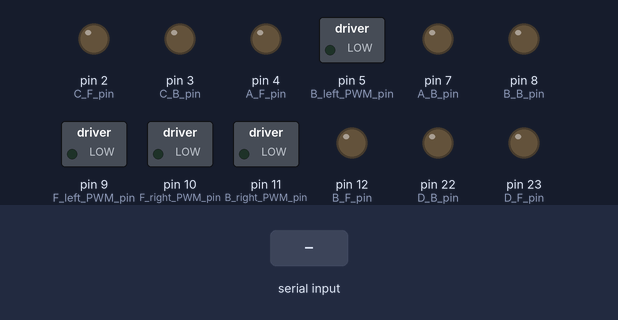
Recording of a sketch running on a simulated Arduino Mega 2560, built with avr-gcc and run on an emulated ATmega2560. Parts: switched loads named in the sketch (green lamp = pin HIGH), output pins drawn as LEDs (lit = HIGH). Inputs (shaded band) come from the test bench.

Above: at 1.2 s.
1.3 s: "M 90 45\n" received over the second serial link
Timing chart, 0 to 4.3 s (numbered marks = the images above; inputs shaded):
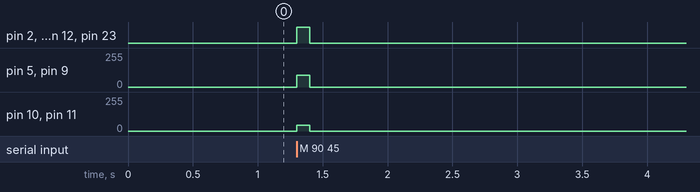

Measured:
- after the input at 1.3 s, pin 2 (C_F_pin), pin 4 (A_F_pin), pin 12 (B_F_pin), pin 23 (D_F_pin): LOW → HIGH at once, → LOW 0.10 s later; pin 5 (B_left_PWM_pin), pin 9 (F_left_PWM_pin): 0/255 → 90/255 at once, → 0/255 0.10 s later; pin 10 (F_right_PWM_pin), pin 11 (B_right_PWM_pin): 0/255 → 45/255 at once, → 0/255 0.10 s later

The sketch:

05_01_motor_PWM.ino
```cpp
/*
  DanVI Jetson UART motor control test

  Command format from Jetson:
    M <left_pwm> <right_pwm>\n

  Examples:
    M 120 120    forward
    M -120 -120  backward
    M -80 80     turn left in place
    M 80 -80     turn right in place
    M 0 0        stop

  Arduino Leonardo:
    Serial  = USB debug serial
    Serial1 = hardware UART on D0(RX), D1(TX)
*/

#include "motor_pwm_setting.h"

const long UART_BAUD = 115200;
const int MAX_PWM = 255;
const unsigned long COMMAND_TIMEOUT_MS = 100;

char line[24];
byte lineIndex = 0;
unsigned long lastCommandTime = 0;

void setup() {
  Serial1.begin(UART_BAUD);

  motor_output();
  stopAllMotors();
}

void loop() {
  readUart();

  if (millis() - lastCommandTime > COMMAND_TIMEOUT_MS) {
    stopAllMotors();
  }
}

void readUart() {
  while (Serial1.available()) {
    char c = Serial1.read();

    if (c == '\n') {
      line[lineIndex] = '\0';
      handleCommand(line);
      lineIndex = 0;
    } else if (c != '\r' && lineIndex < sizeof(line) - 1) {
      line[lineIndex++] = c;
    } else if (lineIndex >= sizeof(line) - 1) {
      lineIndex = 0;
    }
  }
}

void handleCommand(char *cmd) {
  int left;
  int right;

  if (sscanf(cmd, "M %d %d", &left, &right) != 2) {
    return;
  }

  left = constrain(left, -MAX_PWM, MAX_PWM);
  right = constrain(right, -MAX_PWM, MAX_PWM);

  setLeftRightMotors(left, right);
  lastCommandTime = millis();
}

void setLeftRightMotors(int left, int right) {
  setMotor(A_F_pin, A_B_pin, F_left_PWM_pin, left);
  setMotor(C_F_pin, C_B_pin, B_left_PWM_pin, left);

  setMotor(B_F_pin, B_B_pin, F_right_PWM_pin, right);
  setMotor(D_F_pin, D_B_pin, B_right_PWM_pin, right);
}

void setMotor(int forwardPin, int backwardPin, int pwmPin, int value) {
  if (value > 0) {
    digitalWrite(forwardPin, HIGH);
    digitalWrite(backwardPin, LOW);
    analogWrite(pwmPin, value);
  } else if (value < 0) {
    digitalWrite(forwardPin, LOW);
    digitalWrite(backwardPin, HIGH);
    analogWrite(pwmPin, -value);
  } else {
    digitalWrite(forwardPin, LOW);
    digitalWrite(backwardPin, LOW);
    analogWrite(pwmPin, 0);
  }
}

void stopAllMotors() {
  setLeftRightMotors(0, 0);
}
```

motor_pwm_setting.h
```cpp
// 디지털핀 설계
#define A_F_pin 4    // 4번 디지털핀(left_A_pin)   :: 앞바퀴 왼쪽 앞으로
#define A_B_pin 7    // 7번 디지털핀(left_B_pin)   :: 앞바퀴 왼쪽 뒤로
#define B_F_pin 12  // 12번 디지털핀(right_A_pin)  :: 앞바퀴 오른쪽 앞으로
#define B_B_pin 8   // 8번 디지털핀(right_B_pin)   :: 앞바퀴 오른쪽 뒤로
#define C_F_pin 2   // 2번 디지털핀(left_A_pin)  :: 뒷바퀴 왼쪽 앞으로
#define C_B_pin 3   // 3번 디지털핀(left_B_pin)  :: 뒷바퀴 왼쪽 뒤로
#define D_F_pin 23  // 23번 디지털핀(right_A_pin)  :: 뒷바퀴 오른쪽 앞으로
#define D_B_pin 22  // 22번 디지털핀(right_B_pin)  :: 뒷바퀴 오른쪽 뒤로

#define F_left_PWM_pin 9                // 9번 디지털핀(left_A_pin)              :: MOTER PWM
#define F_right_PWM_pin 10              // 10번 디지털핀(left_B_pin)              :: MOTER PWM
#define B_left_PWM_pin 5                // 5번 디지털핀(right_A_pin)             :: MOTER PWM
#define B_right_PWM_pin 11              // 11번 디지털핀(right_B_pin)             :: MOTER PWM


void motor_output()
{
  pinMode(A_F_pin, OUTPUT);  // left_A_pin
  pinMode(A_B_pin, OUTPUT);  // left_B_pin
  pinMode(B_F_pin, OUTPUT); // right_A_pin
  pinMode(B_B_pin, OUTPUT); // right_B_pin
  pinMode(C_F_pin, OUTPUT);  // left_A_pin
  pinMode(C_B_pin, OUTPUT);  // left_B_pin
  pinMode(D_F_pin, OUTPUT); // right_A_pin
  pinMode(D_B_pin, OUTPUT); // right_B_pin
}


// 메카넘휠 조종 함수
// MOTER 구동 함수

// 전진 함수
void move_Forward(int Moter_PWM_value)
{
	// 앞 모터
	digitalWrite(A_F_pin, HIGH);
	digitalWrite(A_B_pin, LOW);
  analogWrite(F_left_PWM_pin, Moter_PWM_value);
	digitalWrite(B_F_pin, HIGH);
	digitalWrite(B_B_pin, LOW);
  analogWrite(F_right_PWM_pin, Moter_PWM_value);
	// 뒤 모터
	digitalWrite(C_F_pin, HIGH);
	digitalWrite(C_B_pin, LOW);
  analogWrite(B_left_PWM_pin, Moter_PWM_value);
	digitalWrite(D_F_pin, HIGH);
	digitalWrite(D_B_pin, LOW);
  analogWrite(B_right_PWM_pin, Moter_PWM_value);
}

// 후진 함수
void move_Backward(int Moter_PWM_value)
{
	// 앞 모터
	digitalWrite(A_F_pin, LOW);
	digitalWrite(A_B_pin, HIGH);
  analogWrite(F_left_PWM_pin, Moter_PWM_value);
	digitalWrite(B_F_pin, LOW);
	digitalWrite(B_B_pin, HIGH);
  analogWrite(F_right_PWM_pin, Moter_PWM_value);
	// 뒤 모터
	digitalWrite(C_F_pin, LOW);
	digitalWrite(C_B_pin, HIGH);
  analogWrite(B_left_PWM_pin, Moter_PWM_value);
	digitalWrite(D_F_pin, LOW);
	digitalWrite(D_B_pin, HIGH);
  analogWrite(B_right_PWM_pin, Moter_PWM_value);
}

// 왼쪽 이동함수
void move_Leftward(int Moter_PWM_value)
{
	// 앞 모터
	digitalWrite(A_F_pin, LOW);
	digitalWrite(A_B_pin, HIGH);
  analogWrite(F_left_PWM_pin, Moter_PWM_value);
	digitalWrite(B_F_pin, HIGH);
	digitalWrite(B_B_pin, LOW);
  analogWrite(F_right_PWM_pin, Moter_PWM_value);
	// 뒤 모터
	digitalWrite(C_F_pin, HIGH);
	digitalWrite(C_B_pin, LOW);
  analogWrite(B_left_PWM_pin, Moter_PWM_value);
	digitalWrite(D_F_pin, LOW);
	digitalWrite(D_B_pin, HIGH);
  analogWrite(B_right_PWM_pin, Moter_PWM_value);
}

// 오른쪽 이동함수
void move_Rightward(int Moter_PWM_value)
{
	// 앞 모터
	digitalWrite(A_F_pin, HIGH);
	digitalWrite(A_B_pin, LOW);
  analogWrite(F_left_PWM_pin, Moter_PWM_value);
	digitalWrite(B_F_pin, LOW);
	digitalWrite(B_B_pin, HIGH);
  analogWrite(F_right_PWM_pin, Moter_PWM_value);
	// 뒤 모터
	digitalWrite(C_F_pin, LOW);
	digitalWrite(C_B_pin, HIGH);
  analogWrite(B_left_PWM_pin, Moter_PWM_value);
	digitalWrite(D_F_pin, HIGH);
	digitalWrite(D_B_pin, LOW);
  analogWrite(B_right_PWM_pin, Moter_PWM_value);
}

// 왼쪽대각선전진 이동함수
void move_LeftFordia(int Moter_PWM_value)
{
	// 앞 모터
	digitalWrite(A_F_pin, LOW);
	digitalWrite(A_B_pin, LOW);
  analogWrite(F_left_PWM_pin, Moter_PWM_value);
	digitalWrite(B_F_pin, HIGH);
	digitalWrite(B_B_pin, LOW);
  analogWrite(F_right_PWM_pin, Moter_PWM_value);
	// 뒤 모터
	digitalWrite(C_F_pin, HIGH);
	digitalWrite(C_B_pin, LOW);
  analogWrite(B_left_PWM_pin, Moter_PWM_value);
	digitalWrite(D_F_pin, LOW);
	digitalWrite(D_B_pin, LOW);
  analogWrite(B_right_PWM_pin, Moter_PWM_value);
}

// 오른쪽대각선전진 이동함수
void move_RightFordia(int Moter_PWM_value)
{
	// 앞 모터
	digitalWrite(A_F_pin, HIGH);
	digitalWrite(A_B_pin, LOW);
  analogWrite(F_left_PWM_pin, Moter_PWM_value);
	digitalWrite(B_F_pin, LOW);
	digitalWrite(B_B_pin, LOW);
  analogWrite(F_right_PWM_pin, Moter_PWM_value);
	// 뒤 모터
	digitalWrite(C_F_pin, LOW);
	digitalWrite(C_B_pin, LOW);
  analogWrite(B_left_PWM_pin, Moter_PWM_value);
	digitalWrite(D_F_pin, HIGH);
	digitalWrite(D_B_pin, LOW);
  analogWrite(B_right_PWM_pin, Moter_PWM_value);
}

// 왼쪽대각선후진 이동함수
void move_LeftBackdia(int Moter_PWM_value)
{
	// 앞 모터
	digitalWrite(A_F_pin, LOW);
	digitalWrite(A_B_pin, HIGH);
  analogWrite(F_left_PWM_pin, Moter_PWM_value);
	digitalWrite(B_F_pin, LOW);
	digitalWrite(B_B_pin, LOW);
  analogWrite(F_right_PWM_pin, Moter_PWM_value);
	// 뒤 모터
	digitalWrite(C_F_pin, LOW);
	digitalWrite(C_B_pin, LOW);
  analogWrite(B_left_PWM_pin, Moter_PWM_value);
	digitalWrite(D_F_pin, LOW);
	digitalWrite(D_B_pin, HIGH);
  analogWrite(B_right_PWM_pin, Moter_PWM_value);
}

// 오른쪽대각선후진 이동함수
void move_RightBackdia(int Moter_PWM_value)
{
	// 앞 모터
	digitalWrite(A_F_pin, LOW);
	digitalWrite(A_B_pin, LOW);
  analogWrite(F_left_PWM_pin, Moter_PWM_value);
	digitalWrite(B_F_pin, LOW);
	digitalWrite(B_B_pin, HIGH);
  analogWrite(F_right_PWM_pin, Moter_PWM_value);
	// 뒤 모터
	digitalWrite(C_F_pin, LOW);
	digitalWrite(C_B_pin, HIGH);
  analogWrite(B_left_PWM_pin, Moter_PWM_value);
	digitalWrite(D_F_pin, LOW);
	digitalWrite(D_B_pin, LOW);
  analogWrite(B_right_PWM_pin, Moter_PWM_value);
}

// 왼쪽코너링전진 이동함수
void move_LeftForCornering(int Moter_PWM_value)
{
	// 앞 모터
	digitalWrite(A_F_pin, LOW);
	digitalWrite(A_B_pin, LOW);
  analogWrite(F_left_PWM_pin, Moter_PWM_value);
	digitalWrite(B_F_pin, HIGH);
	digitalWrite(B_B_pin, LOW);
  analogWrite(F_right_PWM_pin, Moter_PWM_value);
	// 뒤 모터
	digitalWrite(C_F_pin, LOW);
	digitalWrite(C_B_pin, LOW);
  analogWrite(B_left_PWM_pin, Moter_PWM_value);
	digitalWrite(D_F_pin, HIGH);
	digitalWrite(D_B_pin, LOW);
  analogWrite(B_right_PWM_pin, Moter_PWM_value);
}

// 오른쪽코너링전진 이동함수
void move_RightForCornering(int Moter_PWM_value)
{
	// 앞 모터
	digitalWrite(A_F_pin, HIGH);
	digitalWrite(A_B_pin, LOW);
  analogWrite(F_left_PWM_pin, Moter_PWM_value);
	digitalWrite(B_F_pin, LOW);
	digitalWrite(B_B_pin, LOW);
  analogWrite(F_right_PWM_pin, Moter_PWM_value);
	// 뒤 모터
	digitalWrite(C_F_pin, HIGH);
	digitalWrite(C_B_pin, LOW);
  analogWrite(B_left_PWM_pin, Moter_PWM_value);
	digitalWrite(D_F_pin, LOW);
	digitalWrite(D_B_pin, LOW);
  analogWrite(B_right_PWM_pin, Moter_PWM_value);
}

// 왼쪽코너링후진 이동함수
void move_LeftBackCornering(int Moter_PWM_value)
{
	// 앞 모터
	digitalWrite(A_F_pin, LOW);
	digitalWrite(A_B_pin, LOW);
  analogWrite(F_left_PWM_pin, Moter_PWM_value);
	digitalWrite(B_F_pin, LOW);
	digitalWrite(B_B_pin, HIGH);
  analogWrite(F_right_PWM_pin, Moter_PWM_value);
	// 뒤 모터
	digitalWrite(C_F_pin, LOW);
	digitalWrite(C_B_pin, LOW);
  analogWrite(B_left_PWM_pin, Moter_PWM_value);
	digitalWrite(D_F_pin, LOW);
	digitalWrite(D_B_pin, HIGH);
  analogWrite(B_right_PWM_pin, Moter_PWM_value);
}

// 오른쪽코너링후진 이동함수
void move_RightBackCornering(int Moter_PWM_value)
{
	// 앞 모터
	digitalWrite(A_F_pin, LOW);
	digitalWrite(A_B_pin, HIGH);
  analogWrite(F_left_PWM_pin, Moter_PWM_value);
	digitalWrite(B_F_pin, LOW);
	digitalWrite(B_B_pin, LOW);
  analogWrite(F_right_PWM_pin, Moter_PWM_value);
	// 뒤 모터
	digitalWrite(C_F_pin, LOW);
	digitalWrite(C_B_pin, HIGH);
  analogWrite(B_left_PWM_pin, Moter_PWM_value);
	digitalWrite(D_F_pin, LOW);
	digitalWrite(D_B_pin, LOW);
  analogWrite(B_right_PWM_pin, Moter_PWM_value);
}

// 왼쪽라운딩 이동함수
void move_LeftTurnRound(int Moter_PWM_value)
{
	// 앞 모터
	digitalWrite(A_F_pin, LOW);
	digitalWrite(A_B_pin, HIGH);
  analogWrite(F_left_PWM_pin, Moter_PWM_value);
	digitalWrite(B_F_pin, HIGH);
	digitalWrite(B_B_pin, LOW);
  analogWrite(F_right_PWM_pin, Moter_PWM_value);
	// 뒤 모터
	digitalWrite(C_F_pin, LOW);
	digitalWrite(C_B_pin, HIGH);
  analogWrite(B_left_PWM_pin, Moter_PWM_value);
	digitalWrite(D_F_pin, HIGH);
	digitalWrite(D_B_pin, LOW);
  analogWrite(B_right_PWM_pin, Moter_PWM_value);
}

// 오른쪽라운딩 이동함수
void move_RightTurnRound(int Moter_PWM_value)
{
	// 앞 모터
	digitalWrite(A_F_pin, HIGH);
	digitalWrite(A_B_pin, LOW);
  analogWrite(F_left_PWM_pin, Moter_PWM_value);
	digitalWrite(B_F_pin, LOW);
	digitalWrite(B_B_pin, HIGH);
  analogWrite(F_right_PWM_pin, Moter_PWM_value);
	// 뒤 모터
	digitalWrite(C_F_pin, HIGH);
	digitalWrite(C_B_pin, LOW);
  analogWrite(B_left_PWM_pin, Moter_PWM_value);
	digitalWrite(D_F_pin, LOW);
	digitalWrite(D_B_pin, HIGH);
  analogWrite(B_right_PWM_pin, Moter_PWM_value);
}

// 왼쪽라운딩(뒤축기준) 이동함수
void move_LeftTurnRoundRearAxis(int Moter_PWM_value)
{
	// 앞 모터
	digitalWrite(A_F_pin, LOW);
	digitalWrite(A_B_pin, HIGH);
  analogWrite(F_left_PWM_pin, Moter_PWM_value);
	digitalWrite(B_F_pin, HIGH);
	digitalWrite(B_B_pin, LOW);
  analogWrite(F_right_PWM_pin, Moter_PWM_value);
	// 뒤 모터
	digitalWrite(C_F_pin, LOW);
	digitalWrite(C_B_pin, LOW);
  analogWrite(B_left_PWM_pin, Moter_PWM_value);
	digitalWrite(D_F_pin, LOW);
	digitalWrite(D_B_pin, LOW);
  analogWrite(B_right_PWM_pin, Moter_PWM_value);
}

// 오른쪽라운딩(뒤축기준) 이동함수
void move_RightTurnRoundRearAxis(int Moter_PWM_value)
{
	// 앞 모터
	digitalWrite(A_F_pin, HIGH);
	digitalWrite(A_B_pin, LOW);
  analogWrite(F_left_PWM_pin, Moter_PWM_value);
	digitalWrite(B_F_pin, LOW);
	digitalWrite(B_B_pin, HIGH);
  analogWrite(F_right_PWM_pin, Moter_PWM_value);
	// 뒤 모터
	digitalWrite(C_F_pin, LOW);
	digitalWrite(C_B_pin, LOW);
  analogWrite(B_left_PWM_pin, Moter_PWM_value);
	digitalWrite(D_F_pin, LOW);
	digitalWrite(D_B_pin, LOW);
  analogWrite(B_right_PWM_pin, Moter_PWM_value);
}

// 왼쪽라운딩(앞축기준) 이동함수
void move_LeftTurnRoundFrontAxis(int Moter_PWM_value)
{
	// 앞 모터
	digitalWrite(A_F_pin, LOW);
	digitalWrite(A_B_pin, LOW);
  analogWrite(F_left_PWM_pin, Moter_PWM_value);
	digitalWrite(B_F_pin, LOW);
	digitalWrite(B_B_pin, LOW);
  analogWrite(F_right_PWM_pin, Moter_PWM_value);
	// 뒤 모터
	digitalWrite(C_F_pin, HIGH);
	digitalWrite(C_B_pin, LOW);
  analogWrite(B_left_PWM_pin, Moter_PWM_value);
	digitalWrite(D_F_pin, LOW);
	digitalWrite(D_B_pin, HIGH);
  analogWrite(B_right_PWM_pin, Moter_PWM_value);
}

// 오른쪽라운딩(앞축기준) 이동함수
void move_RightTurnRoundFrondAxis(int Moter_PWM_value)
{
	// 앞 모터
	digitalWrite(A_F_pin, LOW);
	digitalWrite(A_B_pin, LOW);
  analogWrite(F_left_PWM_pin, Moter_PWM_value);
	digitalWrite(B_F_pin, LOW);
	digitalWrite(B_B_pin, LOW);
  analogWrite(F_right_PWM_pin, Moter_PWM_value);
	// 뒤 모터
	digitalWrite(C_F_pin, LOW);
	digitalWrite(C_B_pin, HIGH);
  analogWrite(B_left_PWM_pin, Moter_PWM_value);
	digitalWrite(D_F_pin, HIGH);
	digitalWrite(D_B_pin, LOW);
  analogWrite(B_right_PWM_pin, Moter_PWM_value);
}

// 정지 함수
void Stop_Moter()
{
	// 앞 모터
	digitalWrite(A_F_pin, LOW);
	digitalWrite(A_B_pin, LOW);
  //analogWrite(F_left_PWM_pin, Moter_PWM_value);
	digitalWrite(B_F_pin, LOW);
	digitalWrite(B_B_pin, LOW);
  //analogWrite(F_right_PWM_pin, Moter_PWM_value);
	// 뒤 모터
	digitalWrite(C_F_pin, LOW);
	digitalWrite(C_B_pin, LOW);
  //analogWrite(B_left_PWM_pin, Moter_PWM_value);
	digitalWrite(D_F_pin, LOW);
	digitalWrite(D_B_pin, LOW);
  //analogWrite(B_right_PWM_pin, Moter_PWM_value);
}
```
